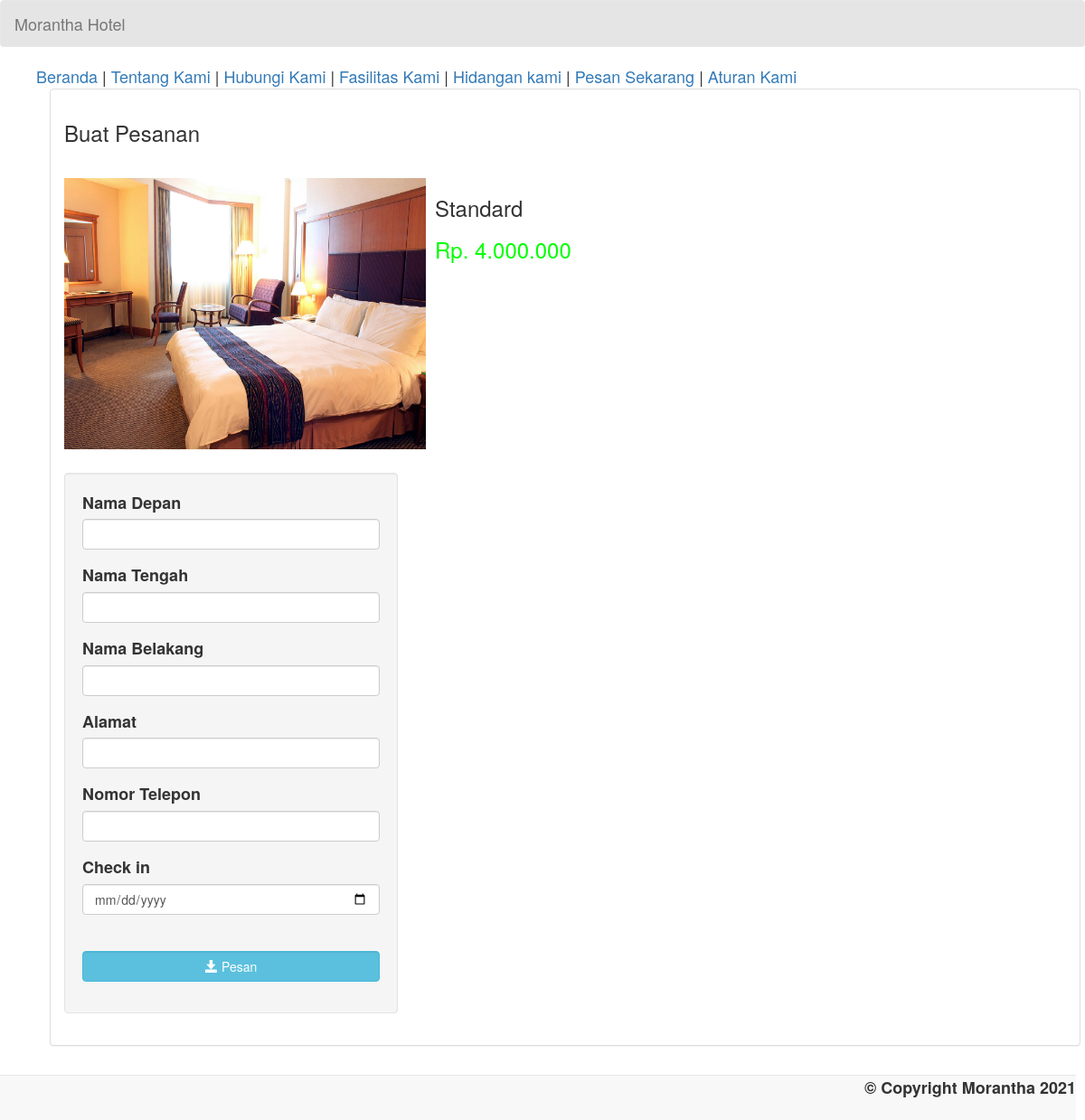
The page /pesananan_form.php?room_id=2 on the database its author committed.
### tables this page shows
CREATE TABLE `room` (
  `room_id` int(11) NOT NULL,
  `tipe_kamar` varchar(50) NOT NULL,
  `harga` varchar(11) NOT NULL,
  `foto` varchar(100) NOT NULL
);

### pesananan_form.php (the view, shortened to what this page needs)
<!DOCTYPE html>
<html lang = "en">
	<head>
		<link rel = "stylesheet" type = "text/css" href = "css/bootstrap.css " />
		<link rel = "stylesheet" type = "text/css" href = "css/style.css" />
	</head>
<body>
	<nav style = "background-color:rgba(0, 0, 0, 0.1);" class = "navbar navbar-default">
		<div  class = "container-fluid">
			<div class = "navbar-header">
				<a class = "navbar-brand" >Morantha Hotel</a>
			</div>
		</div>
	</nav>
	<ul id = "menu">
	<li><a href = "index.php">Beranda</a></li> |
		<li><a href = "tentang_kami.php">Tentang Kami</a></li> |
		<li><a href = "hubungi_kami.php">Hubungi Kami</a></li> |
		<li><a href = "fasilitas_kami.php">Fasilitas Kami</a></li> |
		<li><a href = "hidangan_kami.php">Hidangan kami</a></li> |
		<li><a href = "pesananan.php">Pesan Sekarang</a></li> |
		<li><a href = "aturan_kami.php">Aturan Kami</a></li>
	<div style = "margin-left:0;" class = "container">
		<div class = "panel panel-default">
			<div class = "panel-body">
				<strong><h3>Buat Pesanan</h3></strong>
				<br />
				<?php
					require_once 'admin/connect.php';
					$query = $conn->query("SELECT * FROM `room` WHERE `room_id` = '$_REQUEST[room_id]'") or die(mysqli_error());
					$query2 = $conn->query("SELECT * FROM `room`") or die(mysqli_error());
					$fetch = $query->fetch_array();
					$fetch2 = $query2->fetch_array();
				?>
				<div style = "height:300px; width:800px;">
					<div style = "float:left;">
						<img src = "photo/<?php echo $fetch['foto']?>" height = "300px" width = "400px">
					</div>
					<div style = "float:left; margin-left:10px;">
						<h3><?php echo $fetch2['tipe_kamar']?></h3>
						<h3 style = "color:#00ff00;"><?php echo "Rp. ".number_format($fetch['harga'], 0, ",", ".");?></h3>
					</div>
				</div>
				<br style = "clear:both;" />
				<div class = "well col-md-4">
					<form method = "POST" enctype = "multipart/form-data">
						<div class = "form-group">
							<label>Nama Depan</label>
							<input type = "text" class = "form-control" name = "nama_depan" required = "required" />
						</div>
						<div class = "form-group">
							<label>Nama Tengah</label>
							<input type = "text" class = "form-control" name = "nama_tengah" required = "required" />
						</div>
						<div class = "form-group">
							<label>Nama Belakang</label>
							<input type = "text" class = "form-control" name = "nama_belakang" required = "required" />
						</div>
						<div class = "form-group">
							<label>Alamat</label>
							<input type = "text" class = "form-control" name = "alamat" required = "required" />
						</div>
						<div class = "form-group">
							<label>Nomor Telepon</label>
							<input type = "text" class = "form-control" name = "nomor_telepon" required = "required" />
						</div>
						<div class = "form-group">
							<label>Check in</label>
							<input type = "date" class = "form-control" name = "date" required = "required" />
						</div>
						<br />
						<div class = "form-group">
							<button class = "btn btn-info form-control" name = "tombol_tamu"><i class = "glyphicon glyphicon-save"></i> Pesan</button>
						</div>
					</form>
				</div>
				<div class = "col-md-4"></div>
			</div>
		</div>
	</div>
	<br />
	<br />
	<div style = "text-align:right; margin-right:10px;" class = "navbar navbar-default navbar-fixed-bottom">
		<label>&copy; Copyright Morantha 2021 </label>
	</div>
</body>
</html>

### css/style.css (style rules this page uses)
#menu { list-style-type:none; font-size:18px; }
#menu li { display:inline; }

### rows shown on the page
room: foto (picture), harga "4.000.000"
room: tipe_kamar "Standard"
